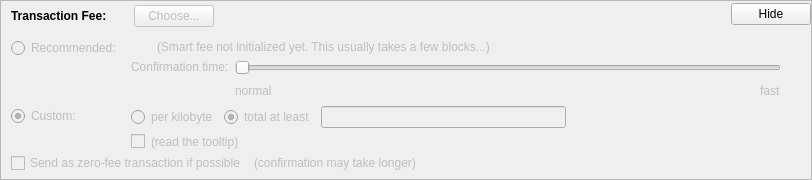
    <widget class="QFrame" name="frameFee">
     <property name="sizePolicy">
      <sizepolicy hsizetype="Expanding" vsizetype="Expanding">
       <horstretch>0</horstretch>
       <verstretch>0</verstretch>
      </sizepolicy>
     </property>
     <property name="maximumSize">
      <size>
       <width>16777215</width>
       <height>16777215</height>
      </size>
     </property>
     <property name="frameShape">
      <enum>QFrame::StyledPanel</enum>
     </property>
     <property name="frameShadow">
      <enum>QFrame::Sunken</enum>
     </property>
     <layout class="QVBoxLayout" name="verticalLayoutFee1">
      <property name="spacing">
       <number>0</number>
      </property>
      <property name="leftMargin">
       <number>0</number>
      </property>
      <property name="topMargin">
       <number>0</number>
      </property>
      <property name="rightMargin">
       <number>0</number>
      </property>
      <property name="bottomMargin">
       <number>0</number>
      </property>
      <item>
       <layout class="QVBoxLayout" name="verticalLayoutFee2" stretch="0,0,0">
        <property name="spacing">
         <number>0</number>
        </property>
        <property name="leftMargin">
         <number>10</number>
        </property>
        <property name="topMargin">
         <number>0</number>
        </property>
        <item>
         <layout class="QHBoxLayout" name="horizontalLayoutFee1">
          <property name="bottomMargin">
           <number>0</number>
          </property>
          <item>
           <layout class="QVBoxLayout" name="verticalLayoutFee7">
            <property name="spacing">
             <number>0</number>
            </property>
            <item>
             <spacer name="verticalSpacerSmartFee">
              <property name="orientation">
               <enum>Qt::Vertical</enum>
              </property>
              <property name="sizeType">
               <enum>QSizePolicy::Fixed</enum>
              </property>
              <property name="sizeHint" stdset="0">
               <size>
                <width>1</width>
                <height>4</height>
               </size>
              </property>
             </spacer>
            </item>
            <item>
             <layout class="QHBoxLayout" name="horizontalLayoutSmartFee">
              <property name="spacing">
               <number>10</number>
              </property>
              <item>
               <widget class="QLabel" name="labelFeeHeadline">
                <property name="sizePolicy">
                 <sizepolicy hsizetype="Preferred" vsizetype="Maximum">
                  <horstretch>0</horstretch>
                  <verstretch>0</verstretch>
                 </sizepolicy>
                </property>
                <property name="font">
                 <font>
                  <weight>75</weight>
                  <bold>true</bold>
                 </font>
                </property>
                <property name="styleSheet">
                 <string notr="true">font-weight:bold;</string>
                </property>
                <property name="text">
                 <string>Transaction Fee:</string>
                </property>
               </widget>
              </item>
              <item>
               <widget class="QLabel" name="labelFeeMinimized">
                <property name="text">
                 <string/>
                </property>
               </widget>
              </item>
              <item>
               <widget class="QPushButton" name="buttonChooseFee">
                <property name="enabled">
                 <bool>false</bool>
                </property>
                <property name="text">
                 <string>Choose...</string>
                </property>
                <property name="autoDefault">
                 <bool>false</bool>
                </property>
               </widget>
              </item>
             </layout>
            </item>
            <item>
             <spacer name="verticalSpacer_5">
              <property name="orientation">
               <enum>Qt::Vertical</enum>
              </property>
              <property name="sizeHint" stdset="0">
               <size>
                <width>1</width>
                <height>1</height>
               </size>
              </property>
             </spacer>
            </item>
           </layout>
          </item>
          <item>
           <spacer name="horizontalSpacer_4">
            <property name="orientation">
             <enum>Qt::Horizontal</enum>
            </property>
            <property name="sizeHint" stdset="0">
             <size>
              <width>40</width>
              <height>20</height>
             </size>
            </property>
           </spacer>
          </item>
          <item>
           <widget class="QPushButton" name="buttonMinimizeFee">
            <property name="toolTip">
             <string>collapse fee-settings</string>
            </property>
            <property name="text">
             <string>Hide</string>
            </property>
           </widget>
          </item>
         </layout>
        </item>
        <item>
         <widget class="QFrame" name="frameFeeSelection">
          <layout class="QVBoxLayout" name="verticalLayoutFee12">
           <property name="spacing">
            <number>0</number>
           </property>
           <property name="leftMargin">
            <number>0</number>
           </property>
           <property name="topMargin">
            <number>0</number>
           </property>
           <property name="rightMargin">
            <number>0</number>
           </property>
           <property name="bottomMargin">
            <number>0</number>
           </property>
           <item>
            <layout class="QGridLayout" name="gridLayoutFee">
             <property name="topMargin">
              <number>10</number>
             </property>
             <property name="bottomMargin">
              <number>4</number>
             </property>
             <property name="horizontalSpacing">
              <number>10</number>
             </property>
             <property name="verticalSpacing">
              <number>4</number>
             </property>
             <item row="1" column="1">
              <layout class="QVBoxLayout" name="verticalLayoutFee8">
               <property name="spacing">
                <number>6</number>
               </property>
               <item>
                <layout class="QHBoxLayout" name="horizontalLayoutFee13">
                 <item>
                  <widget class="QRadioButton" name="radioCustomPerKilobyte">
                   <property name="enabled">
                    <bool>false</bool>
                   </property>
                   <property name="toolTip">
                    <string>If the custom fee is set to 1000 satoshis and the transaction is only 250 bytes, then &quot;per kilobyte&quot; only pays 250 satoshis in fee, while &quot;total at least&quot; pays 1000 satoshis. For transactions bigger than a kilobyte both pay by kilobyte.</string>
                   </property>
                   <property name="text">
                    <string>per kilobyte</string>
                   </property>
                   <property name="checkable">
                    <bool>false</bool>
                   </property>
                   <property name="checked">
                    <bool>false</bool>
                   </property>
                   <attribute name="buttonGroup">
                    <string notr="true">groupCustomFee</string>
                   </attribute>
                  </widget>
                 </item>
                 <item>
                  <widget class="QRadioButton" name="radioCustomAtLeast">
                   <property name="enabled">
                    <bool>false</bool>
                   </property>
                   <property name="toolTip">
                    <string>If the custom fee is set to 1000 satoshis and the transaction is only 250 bytes, then &quot;per kilobyte&quot; only pays 250 satoshis in fee, while &quot;total at least&quot; pays 1000 satoshis. For transactions bigger than a kilobyte both pay by kilobyte.</string>
                   </property>
                   <property name="text">
                    <string>total at least</string>
                   </property>
                   <property name="checked">
                    <bool>true</bool>
                   </property>
                   <attribute name="buttonGroup">
                    <string notr="true">groupCustomFee</string>
                   </attribute>
                  </widget>
                 </item>
                 <item>
                  <widget class="BitcoinAmountField" name="customFee">
                   <property name="enabled">
                    <bool>false</bool>
                   </property>
                   <property name="readOnly">
                    <bool>true</bool>
                   </property>
                  </widget>
                 </item>
                 <item>
                  <spacer name="horizontalSpacer_6">
                   <property name="orientation">
                    <enum>Qt::Horizontal</enum>
                   </property>
                   <property name="sizeHint" stdset="0">
                    <size>
                     <width>1</width>
                     <height>1</height>
                    </size>
                   </property>
                  </spacer>
                 </item>
                </layout>
               </item>
               <item>
                <layout class="QHBoxLayout" name="horizontalLayoutFee8">
                 <item>
                  <widget class="QCheckBox" name="checkBoxMinimumFee">
                   <property name="enabled">
                    <bool>false</bool>
                   </property>
                   <property name="toolTip">
                    <string>Paying only the minimum fee is just fine as long as there is less transaction volume than space in the blocks. But be aware that this can end up in a never confirming transaction once there is more demand for bitcoin transactions than the network can process.</string>
                   </property>
                   <property name="text">
                    <string/>
                   </property>
                   <property name="checkable">
                    <bool>false</bool>
                   </property>
                  </widget>
                 </item>
                 <item>
                  <widget class="QLabel" name="labelMinFeeWarning">
                   <property name="enabled">
                    <bool>false</bool>
                   </property>
                   <property name="toolTip">
                    <string>Paying only the minimum fee is just fine as long as there is less transaction volume than space in the blocks. But be aware that this can end up in a never confirming transaction once there is more demand for bitcoin transactions than the network can process.</string>
                   </property>
                   <property name="text">
                    <string>(read the tooltip)</string>
                   </property>
                   <property name="margin">
                    <number>5</number>
                   </property>
                  </widget>
                 </item>
                 <item>
                  <spacer name="horizontalSpacer_2">
                   <property name="orientation">
                    <enum>Qt::Horizontal</enum>
                   </property>
                   <property name="sizeHint" stdset="0">
                    <size>
                     <width>1</width>
                     <height>1</height>
                    </size>
                   </property>
                  </spacer>
                 </item>
                </layout>
               </item>
              </layout>
             </item>
             <item row="0" column="0">
              <layout class="QVBoxLayout" name="verticalLayoutFee4" stretch="0,1">
               <item>
                <widget class="QRadioButton" name="radioSmartFee">
                 <property name="enabled">
                  <bool>false</bool>
                 </property>
                 <property name="text">
                  <string>Recommended:</string>
                 </property>
                 <property name="checkable">
                  <bool>true</bool>
                 </property>
                 <property name="checked">
                  <bool>false</bool>
                 </property>
                 <attribute name="buttonGroup">
                  <string notr="true">groupFee</string>
                 </attribute>
                </widget>
               </item>
               <item>
                <spacer name="verticalSpacer_2">
                 <property name="orientation">
                  <enum>Qt::Vertical</enum>
                 </property>
                 <property name="sizeHint" stdset="0">
                  <size>
                   <width>1</width>
                   <height>1</height>
                  </size>
                 </property>
                </spacer>
               </item>
              </layout>
             </item>
             <item row="1" column="0">
              <layout class="QVBoxLayout" name="verticalLayoutFee9" stretch="0,1">
               <item>
                <widget class="QRadioButton" name="radioCustomFee">
                 <property name="enabled">
                  <bool>false</bool>
                 </property>
                 <property name="text">
                  <string>Custom:</string>
                 </property>
                 <property name="checked">
                  <bool>true</bool>
                 </property>
                 <attribute name="buttonGroup">
                  <string notr="true">groupFee</string>
                 </attribute>
                </widget>
               </item>
               <item>
                <spacer name="verticalSpacer_6">
                 <property name="orientation">
                  <enum>Qt::Vertical</enum>
                 </property>
                 <property name="sizeHint" stdset="0">
                  <size>
                   <width>1</width>
                   <height>1</height>
                  </size>
                 </property>
                </spacer>
               </item>
              </layout>
             </item>
             <item row="0" column="1">
              <layout class="QVBoxLayout" name="verticalLayoutFee3" stretch="0,0,1">
               <property name="spacing">
                <number>6</number>
               </property>
               <property name="topMargin">
                <number>2</number>
               </property>
               <item>
                <layout class="QHBoxLayout" name="horizontalLayoutFee12">
                 <item>
                  <widget class="QLabel" name="labelSmartFee">
                   <property name="text">
                    <string/>
                   </property>
                   <property name="margin">
                    <number>2</number>
                   </property>
                  </widget>
                 </item>
                 <item>
                  <widget class="QLabel" name="labelFeeEstimation">
                   <property name="text">
                    <string/>
                   </property>
                  </widget>
                 </item>
                 <item>
                  <widget class="QLabel" name="labelSmartFee2">
                   <property name="enabled">
                    <bool>false</bool>
                   </property>
                   <property name="text">
                    <string>(Smart fee not initialized yet. This usually takes a few blocks...)</string>
                   </property>
                   <property name="margin">
                    <number>2</number>
                   </property>
                  </widget>
                 </item>
                 <item>
                  <spacer name="horizontalSpacer_5">
                   <property name="orientation">
                    <enum>Qt::Horizontal</enum>
                   </property>
                   <property name="sizeHint" stdset="0">
                    <size>
                     <width>1</width>
                     <height>1</height>
                    </size>
                   </property>
                  </spacer>
                 </item>
                </layout>
               </item>
               <item>
                <layout class="QHBoxLayout" name="horizontalLayoutFee9">
                 <item>
                  <layout class="QVBoxLayout" name="verticalLayoutFee6">
                   <item>
                    <widget class="QLabel" name="labelSmartFee3">
                     <property name="enabled">
                      <bool>false</bool>
                     </property>
                     <property name="text">
                      <string>Confirmation time:</string>
                     </property>
                     <property name="margin">
                      <number>2</number>
                     </property>
                    </widget>
                   </item>
                   <item>
                    <spacer name="verticalSpacer_3">
                     <property name="orientation">
                      <enum>Qt::Vertical</enum>
                     </property>
                     <property name="sizeHint" stdset="0">
                      <size>
                       <width>1</width>
                       <height>1</height>
                      </size>
                     </property>
                    </spacer>
                   </item>
                  </layout>
                 </item>
                 <item>
                  <layout class="QVBoxLayout" name="verticalLayoutFee5">
                   <property name="rightMargin">
                    <number>30</number>
                   </property>
                   <item>
                    <widget class="QSlider" name="sliderSmartFee">
                     <property name="enabled">
                      <bool>false</bool>
                     </property>
                     <property name="minimum">
                      <number>0</number>
                     </property>
                     <property name="maximum">
                      <number>24</number>
                     </property>
                     <property name="pageStep">
                      <number>1</number>
                     </property>
                     <property name="value">
                      <number>0</number>
                     </property>
                     <property name="orientation">
                      <enum>Qt::Horizontal</enum>
                     </property>
                     <property name="invertedAppearance">
                      <bool>false</bool>
                     </property>
                     <property name="invertedControls">
                      <bool>false</bool>
                     </property>
                     <property name="tickPosition">
                      <enum>QSlider::NoTicks</enum>
                     </property>
                    </widget>
                   </item>
                   <item>
                    <layout class="QHBoxLayout" name="horizontalLayoutFee10">
                     <item>
                      <widget class="QLabel" name="labelSmartFeeNormal">
                       <property name="enabled">
                        <bool>false</bool>
                       </property>
                       <property name="text">
                        <string>normal</string>
                       </property>
                      </widget>
                     </item>
                     <item>
                      <spacer name="horizontalSpacer_3">
                       <property name="orientation">
                        <enum>Qt::Horizontal</enum>
                       </property>
                       <property name="sizeHint" stdset="0">
                        <size>
                         <width>40</width>
                         <height>20</height>
                        </size>
                       </property>
                      </spacer>
                     </item>
                     <item>
                      <widget class="QLabel" name="labelSmartFeeFast">
                       <property name="enabled">
                        <bool>false</bool>
                       </property>
                       <property name="text">
                        <string>fast</string>
                       </property>
                      </widget>
                     </item>
                    </layout>
                   </item>
                  </layout>
                 </item>
                </layout>
               </item>
               <item>
                <spacer name="verticalSpacer_4">
                 <property name="orientation">
                  <enum>Qt::Vertical</enum>
                 </property>
                 <property name="sizeHint" stdset="0">
                  <size>
                   <width>1</width>
                   <height>1</height>
                  </size>
                 </property>
                </spacer>
               </item>
              </layout>
             </item>
            </layout>
           </item>
           <item>
            <layout class="QHBoxLayout" name="horizontalLayoutFee5" stretch="0,0,0">
             <property name="spacing">
              <number>8</number>
             </property>
             <property name="bottomMargin">
              <number>4</number>
             </property>
             <item>
              <widget class="QCheckBox" name="checkBoxFreeTx">
               <property name="enabled">
                <bool>false</bool>
               </property>
               <property name="text">
                <string>Send as zero-fee transaction if possible</string>
               </property>
              </widget>
             </item>
             <item>
              <widget class="QLabel" name="labelFreeTx">
               <property name="enabled">
                <bool>false</bool>
               </property>
               <property name="text">
                <string>(confirmation may take longer)</string>
               </property>
               <property name="margin">
                <number>5</number>
               </property>
              </widget>
             </item>
             <item>
              <spacer name="horizontalSpacerFee5">
               <property name="orientation">
                <enum>Qt::Horizontal</enum>
               </property>
               <property name="sizeHint" stdset="0">
                <size>
                 <width>1</width>
                 <height>1</height>
                </size>
               </property>
              </spacer>
             </item>
            </layout>
           </item>
           <item>
            <spacer name="verticalSpacerFee2">
             <property name="orientation">
              <enum>Qt::Vertical</enum>
             </property>
             <property name="sizeHint" stdset="0">
              <size>
               <width>1</width>
               <height>1</height>
              </size>
             </property>
            </spacer>
           </item>
          </layout>
         </widget>
        </item>
        <item>
         <spacer name="verticalSpacerFee">
          <property name="orientation">
           <enum>Qt::Vertical</enum>
          </property>
          <property name="sizeHint" stdset="0">
           <size>
            <width>800</width>
            <height>1</height>
           </size>
          </property>
         </spacer>
        </item>
       </layout>
      </item>
     </layout>
    </widget>
